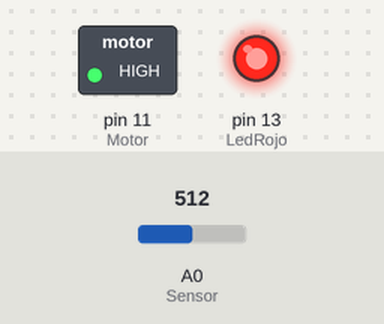
Bench run of a sketch on a simulated Arduino Uno, built with avr-gcc and run on an emulated ATmega328P. Shown: switched loads named in the sketch (green lamp = pin HIGH), output pins drawn as LEDs (lit = HIGH). The inputs (shaded band) are chosen by the test bench; at power-on: A0 (Sensor) = 512. What the sketch prints to the serial monitor is not drawn.

Above: at 1.8 s.
1.9 s: A0 (Sensor) set to 178
3.4 s: A0 (Sensor) set to 156
At 4.5 s:
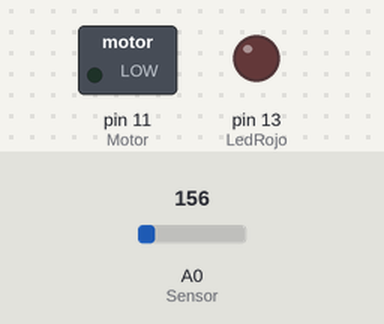
5.5 s: A0 (Sensor) set to 306
At 7.2 s:
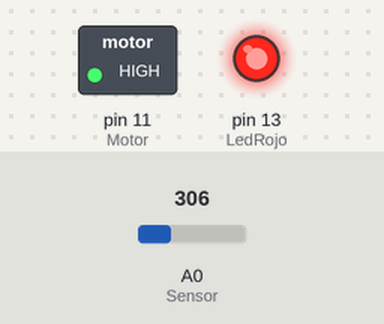
7.5 s: A0 (Sensor) set to 122
At 8.8 s:
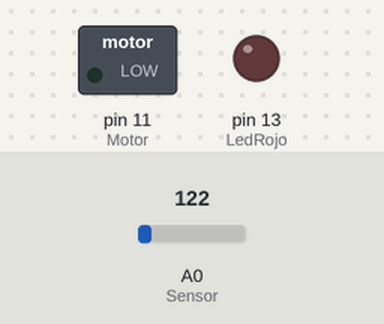
Timing chart, 0 to 10.5 s (numbered marks = the images above; inputs shaded):
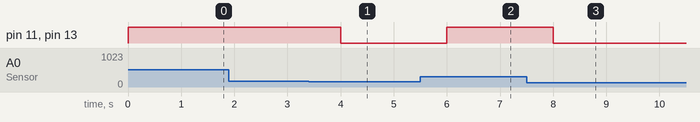

The sketch:

diod__motor__tem_demonstration.ino
```cpp
int Sensor = 0 ;
int Umbral = 32 ;
int LedRojo= 13;
int Motor= 11;

void setup()
{
  pinMode(Motor, OUTPUT);
  pinMode(LedRojo, OUTPUT);
  Serial.begin(9600);
}

void loop()
{ int lectura = analogRead(Sensor);
  float voltage =  5.0 /1024 * lectura;
  float temp = voltage * 100 -50;

  if (temp > Umbral){
  	digitalWrite(LedRojo, HIGH);
    digitalWrite(Motor, HIGH);
  }
  else {
  	digitalWrite(LedRojo, LOW);
    digitalWrite(11, LOW);
  }
 Serial.print(Umbral);
  delay(1000);
}
```

Measured:
- the behaviour switches between 168 and 167 on A0 (Sensor) (found by bisection; images 0 and 1)
- after the input at 1.9 s, every drawn part: stays the same
- after the input at 3.4 s, pin 11 (Motor), pin 13 (LedRojo): HIGH → LOW after 0.60 s
- after the input at 5.5 s, pin 11 (Motor), pin 13 (LedRojo): LOW → HIGH after 0.50 s
- after the input at 7.5 s, pin 11 (Motor), pin 13 (LedRojo): HIGH → LOW after 0.50 s
